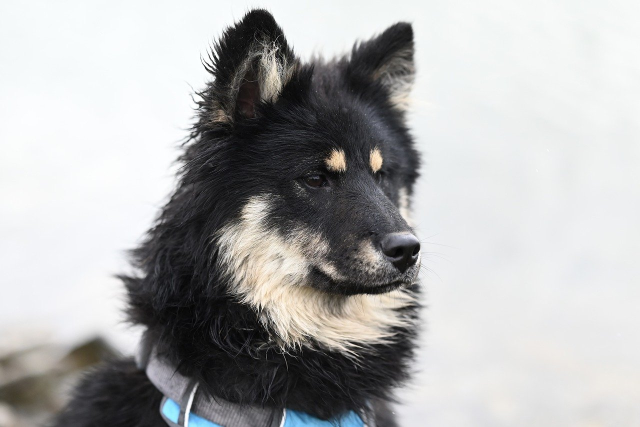
#> input picture input_images/dog-8598827_1280.jpg, 1280 x 854 px (shown at 1/2 size); its folder holds 2 pictures in this run
$ python homework10_2.py
#> lines starting #> are read from the running program, lines starting #| are printed output that depends on the picture
from concurrent.futures import ProcessPoolExecutor, as_completed
from PIL import Image
import os

input_images = "input_images"
output_images = "output_images"
new_size = (800, 600)

# Функція для обробки одного зображення
def process_image(filename):
#> called with filename = 'dog-8598827_1280.jpg'
    if filename.endswith(".jpg"):
        with Image.open(os.path.join(input_images, filename)) as img:
#> img is the input picture: PIL image 1280x854 RGB; mean R, G, B 176.3, 176.5, 176.6
            img = img.resize(new_size)
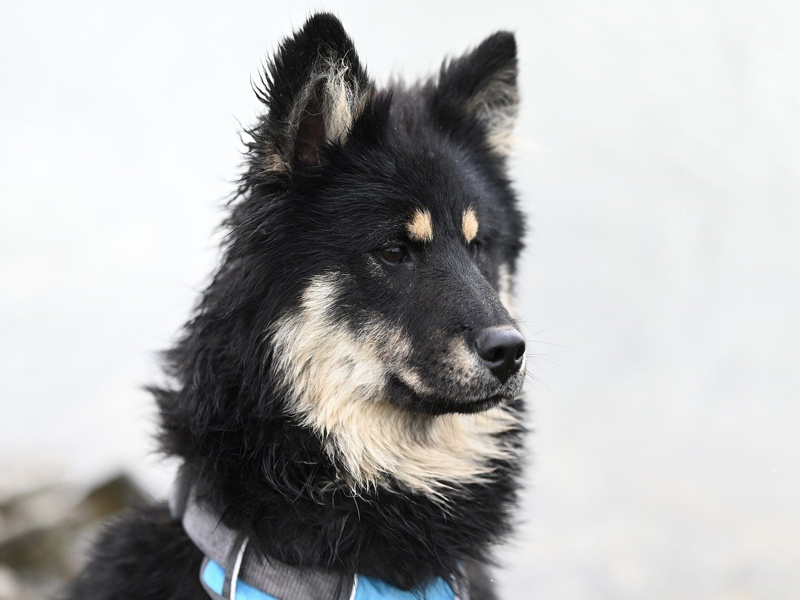
#> img: PIL image 800x600 RGB; mean R, G, B 176.3, 176.5, 176.6
            img.save(os.path.join(output_images, filename))
            print(f"Обработано: {filename}")

# Паралельна обробка зображень за допомогою ProcessPoolExecutor
with ProcessPoolExecutor() as executor:
    # Запускаємо обробку зображень у потоках
    futures = [executor.submit(process_image, file) for file in os.listdir(input_images)]
#> call 2 of process_image, with filename = 'polar-bear-8703907_1280.jpg'
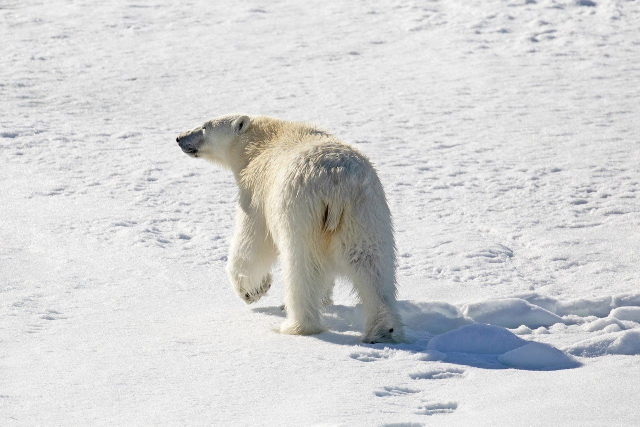
#> input picture input_images/polar-bear-8703907_1280.jpg, 1280 x 853 px (shown at 1/2 size)
#> in process_image, img is the input picture: PIL image 1280x853 RGB; mean R, G, B 210.8, 211.3, 211.5
#> in process_image (call 2), `img = img.resize(new_size)`:
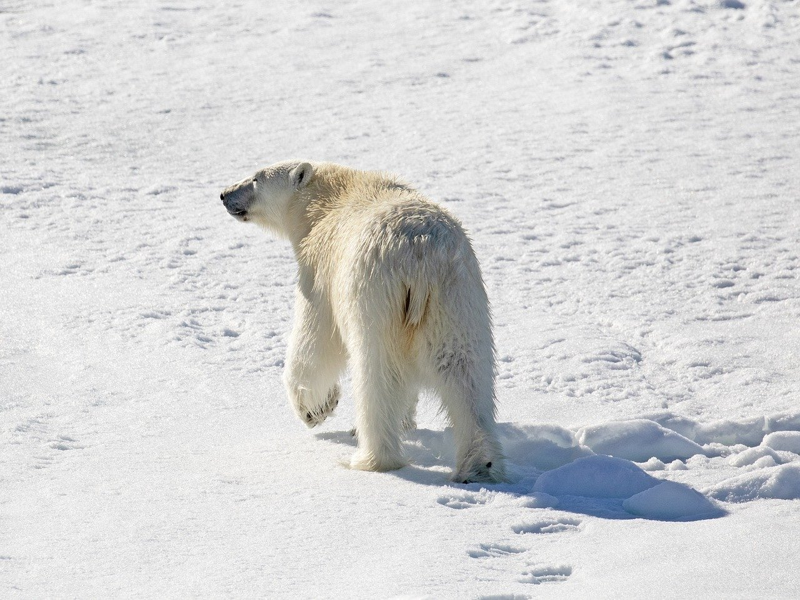
#> img: PIL image 800x600 RGB; mean R, G, B 210.8, 211.3, 211.5

    # Очікуємо завершення кожного потоку
    for future in as_completed(futures):
        future.result()

print("Все изображения обработаны.")
